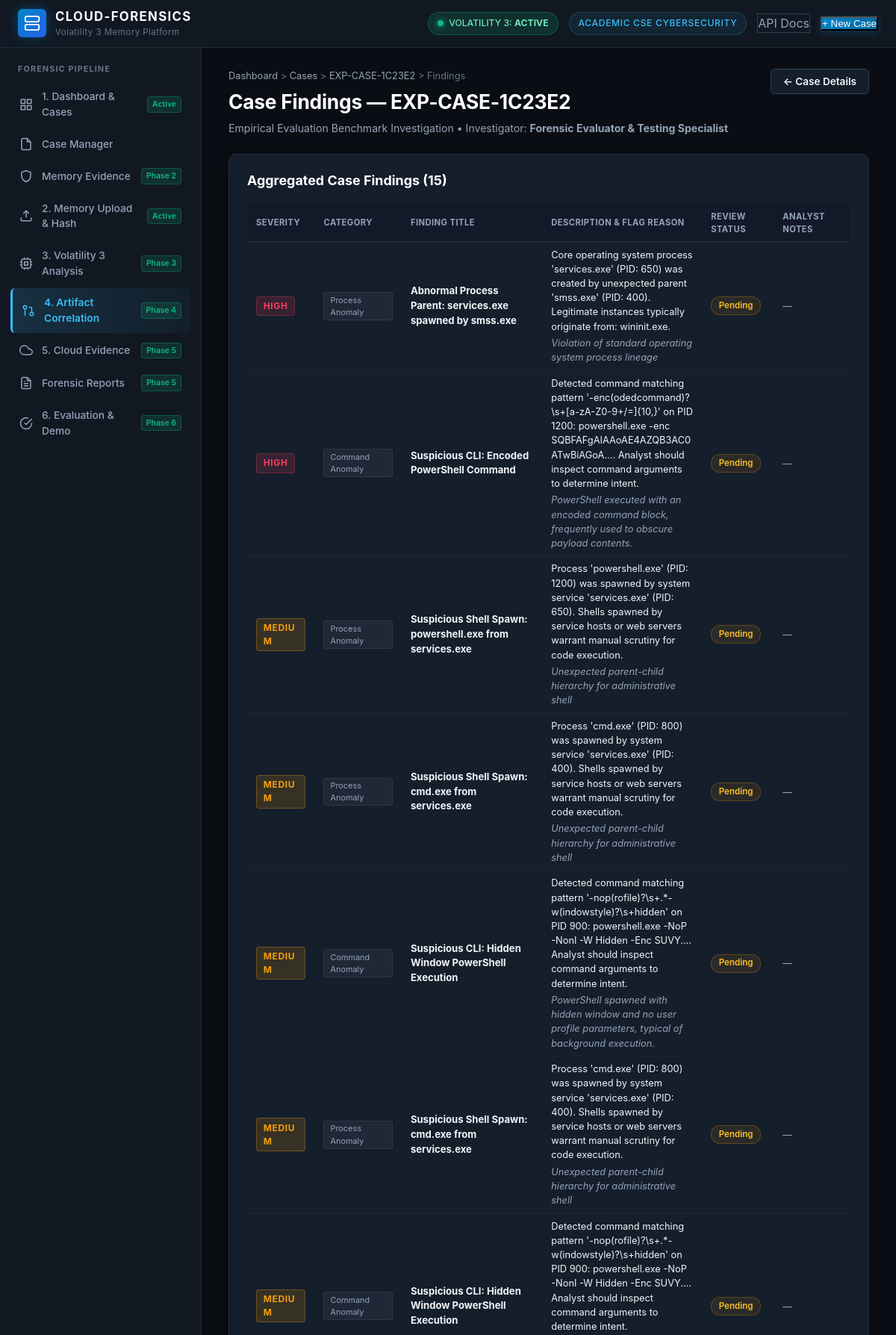
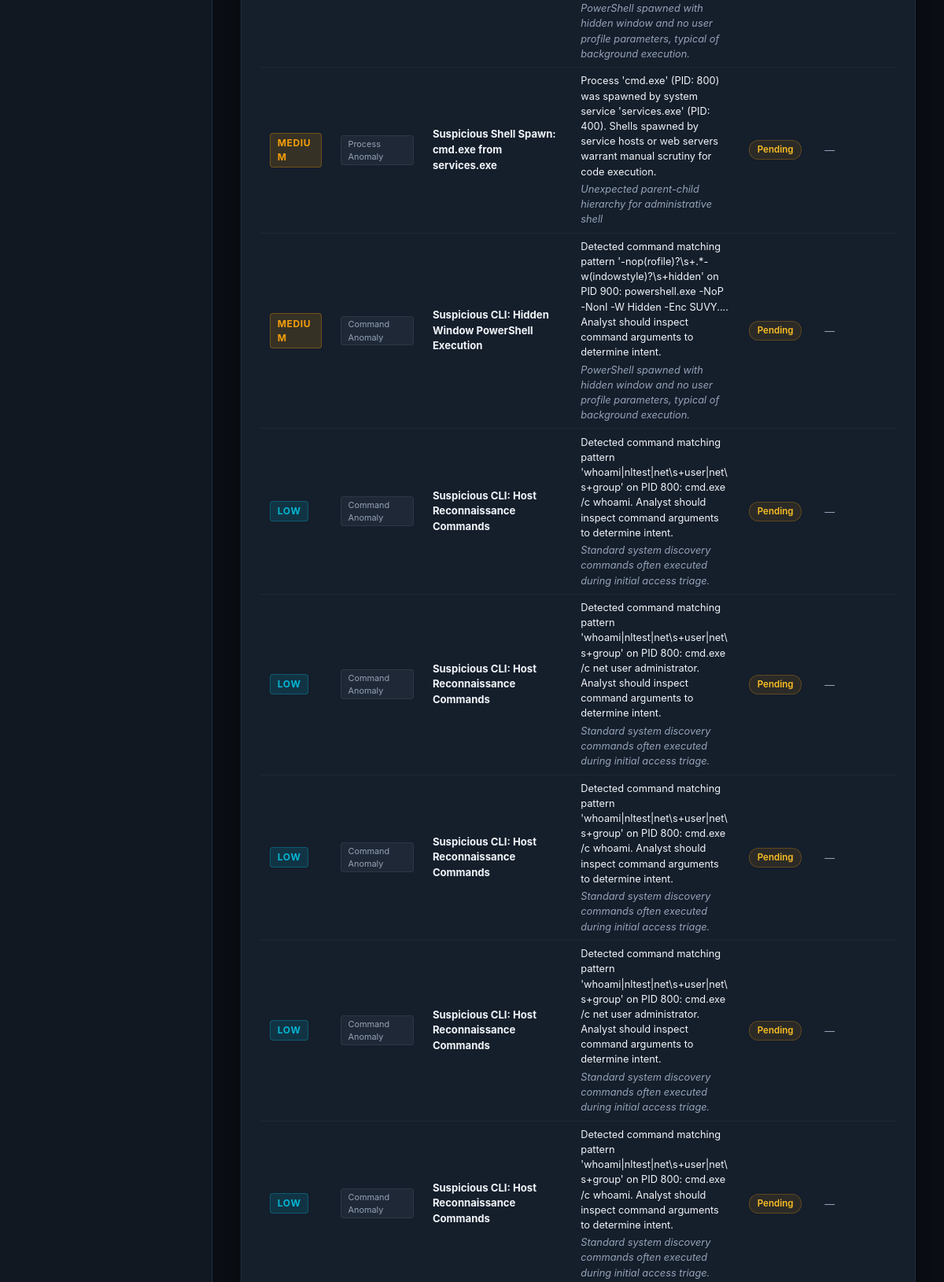
The app's page /correlation/case/89 (upper part) with its own data (2 pictures, top to bottom).
### tables this page shows
CREATE TABLE cases (
                id INTEGER PRIMARY KEY AUTOINCREMENT,
                case_number TEXT UNIQUE NOT NULL,
                title TEXT NOT NULL,
                description TEXT,
                investigator TEXT NOT NULL,
                environment_type TEXT NOT NULL DEFAULT 'IaaS (Virtual Machine)',
                status TEXT NOT NULL DEFAULT 'Open',
                priority TEXT NOT NULL DEFAULT 'Medium',
                created_at TEXT NOT NULL,
                updated_at TEXT NOT NULL
            );

CREATE TABLE findings (
                id INTEGER PRIMARY KEY AUTOINCREMENT,
                case_id INTEGER NOT NULL,
                evidence_id INTEGER,
                category TEXT NOT NULL,
                severity TEXT NOT NULL DEFAULT 'Medium',
                title TEXT NOT NULL,
                description TEXT NOT NULL,
                flag_reason TEXT NOT NULL,
                confidence TEXT NOT NULL DEFAULT 'Medium',
                related_artefacts TEXT,
                created_at TEXT NOT NULL, session_id INTEGER, source_plugin TEXT, review_status TEXT DEFAULT 'Pending', analyst_notes TEXT, reviewed_at TEXT, reviewed_by TEXT,
                FOREIGN KEY (case_id) REFERENCES cases(id) ON DELETE CASCADE,
                FOREIGN KEY (evidence_id) REFERENCES evidence(id) ON DELETE SET NULL
            );

### app/routers/correlation.py (the view)
@router.get("/correlation/case/{case_id}", response_class=HTMLResponse, tags=["Correlation UI"])
async def case_findings_page(request: Request, case_id: int):
    case = get_case_by_id(case_id)
    if not case:
        raise HTTPException(status_code=404, detail=f"Case {case_id} not found.")
    findings = get_findings_by_case(case_id)
    return templates.TemplateResponse(
        request=request,
        name="case_findings.html",
        context={
            "request": request,
            "title": f"Case Findings {case['case_number']} | {APP_TITLE}",
            "active_tab": "correlation",
            "case": case,
            "findings": findings,
        },
    )

### app/templates/case_findings.html (shortened to what this page needs)
{% extends "base.html" %}
{% block content %}
<link rel="stylesheet" href="/static/css/phase3.css">
<link rel="stylesheet" href="/static/css/phase4.css">
<div class="evidence-page">
  <div class="page-header">
    <div class="header-titles">
      <div class="breadcrumb">
        <a href="/">Dashboard</a> &gt;
        <a href="/cases">Cases</a> &gt;
        <a href="/cases/{{ case.id }}">{{ case.case_number }}</a> &gt;
        <span>Findings</span>
      </div>
      <h1 class="page-title">Case Findings &mdash; {{ case.case_number }}</h1>
      <p class="page-subtitle">{{ case.title }} &bull; Investigator: <strong>{{ case.investigator }}</strong></p>
    </div>
    <div class="header-actions">
      <a href="/cases/{{ case.id }}" class="btn btn-secondary" style="text-decoration:none;">&#8592; Case Details</a>
    </div>
  </div>
  <div class="section-card">
    <div class="section-header">
      <h2 class="section-title">Aggregated Case Findings ({{ findings|length }})</h2>
    </div>
    {% if findings %}
    <div style="overflow-x:auto;">
      <table class="parsed-table">
        <thead>
          <tr>
            <th>Severity</th>
            <th>Category</th>
            <th>Finding Title</th>
            <th>Description &amp; Flag Reason</th>
            <th>Review Status</th>
            <th>Analyst Notes</th>
          </tr>
        </thead>
        <tbody>
          {% for f in findings %}
          <tr>
            <td><span class="severity-badge {{ f.severity|lower }}">{{ f.severity }}</span></td>
            <td><span class="cat-badge">{{ f.category }}</span></td>
            <td><strong>{{ f.title }}</strong></td>
            <td style="font-size:0.8rem;max-width:320px;">
              <div>{{ f.description }}</div>
              <div style="color:var(--text-secondary);font-style:italic;margin-top:0.2rem;">{{ f.flag_reason }}</div>
            </td>
            <td><span class="review-badge {{ f.review_status|lower|replace(' ', '-') }}">{{ f.review_status }}</span></td>
            <td style="font-size:0.8rem;color:var(--text-secondary);">
              {{ f.analyst_notes or '—' }}
            </td>
          </tr>
          {% endfor %}
        </tbody>
      </table>
    </div>
    {% else %}
    <div class="empty-state" style="padding:2rem;text-align:center;color:var(--text-secondary);">
      No findings recorded for this case yet.
    </div>
    {% endif %}
  </div>
</div>
{% endblock %}

### app/static/css/style.css (style rules this page uses)
:root { --bg-primary: #0a0e14; --bg-surface: #111822; --bg-card: #151e2b; --bg-card-hover: #1b2636; --border-subtle: #212e3e; --border-strong: #2d3f54; --cyan: #38bdf8; --cyan-glow: rgba(56, 189, 248, 0.15); --blue: #2563eb; --emerald: #10b981; --emerald-glow: rgba(16, 185, 129, 0.15); --amber: #f59e0b; --amber-glow: rgba(245, 158, 11, 0.15); --rose: #ef4444; --rose-glow: rgba(239, 68, 68, 0.15); --purple: #a855f7; --text-primary: #f1f5f9; --text-secondary: #94a3b8; --text-muted: #64748b; --text-dark: #0f172a; --font-sans: -apple-system, BlinkMacSystemFont, "Segoe UI", Roboto, Helvetica, Arial, sans-serif; --font-mono: ui-monospace, SFMono-Regular, Menlo, Monaco, Consolas, "Liberation Mono", "Courier New", monospace; --radius-sm: 6px; --radius-md: 10px; --radius-lg: 14px; --shadow-card: 0 4px 20px rgba(0, 0, 0, 0.35); }
* { box-sizing: border-box; margin: 0; padding: 0; }
body.cyber-theme { background-color: var(--bg-primary); color: var(--text-primary); font-family: var(--font-sans); line-height: 1.5; min-height: 100vh; display: flex; flex-direction: column; }
a { color: var(--cyan); text-decoration: none; transition: color 0.15s ease; }
.page-header { display: flex; justify-content: space-between; align-items: flex-start; margin-bottom: 24px; flex-wrap: wrap; gap: 16px; }
.page-title { font-size: 1.65rem; font-weight: 700; color: #fff; letter-spacing: -0.01em; }
.page-subtitle { font-size: 0.88rem; color: var(--text-secondary); margin-top: 4px; }
.header-actions { display: flex; align-items: center; gap: 10px; }
.breadcrumb { font-size: 0.8rem; color: var(--text-muted); margin-bottom: 6px; }
.breadcrumb a { color: var(--text-secondary); }
.btn { display: inline-flex; align-items: center; gap: 8px; font-size: 0.85rem; font-weight: 600; padding: 8px 16px; border-radius: var(--radius-sm); border: none; cursor: pointer; transition: all 0.15s ease; text-decoration: none; line-height: 1.2; }
.btn-secondary { background-color: var(--bg-card); border: 1px solid var(--border-strong); color: var(--text-primary); }
.section-card { background-color: var(--bg-card); border: 1px solid var(--border-subtle); border-radius: var(--radius-md); padding: 22px 24px; margin-bottom: 24px; box-shadow: var(--shadow-card); }
.section-header { display: flex; justify-content: space-between; align-items: center; margin-bottom: 18px; flex-wrap: wrap; gap: 12px; }
.section-title { font-size: 1.12rem; font-weight: 700; color: #fff; }

### app/static/css/phase3.css (style rules this page uses)
.cat-badge { display: inline-block; font-size: .68rem; padding: .1rem .5rem; border-radius: 4px; background: rgba(148,163,184,.08); color: var(--text-secondary, #94a3b8); border: 1px solid rgba(148,163,184,.12); }
.parsed-table { width: 100%; border-collapse: collapse; font-size: .82rem; }
.parsed-table th { background: var(--surface-3, #131929); color: var(--text-secondary, #94a3b8); font-size: .7rem; text-transform: uppercase; letter-spacing: .04em; padding: .5rem .75rem; text-align: left; border-bottom: 1px solid var(--border-color, #2a3045); }
.parsed-table td { padding: .45rem .75rem; border-bottom: 1px solid rgba(42,48,69,.5); color: var(--text-primary, #e2e8f0); word-break: break-word; max-width: 300px; }

### app/static/css/phase4.css (style rules this page uses)
.severity-badge { display: inline-block; padding: 0.2rem 0.55rem; border-radius: 4px; font-size: 0.75rem; font-weight: 700; text-transform: uppercase; letter-spacing: 0.05em; }
.severity-badge.high { background: rgba(244, 63, 94, 0.15); color: #f43f5e; border: 1px solid rgba(244, 63, 94, 0.3); }
.severity-badge.medium { background: rgba(245, 158, 11, 0.15); color: #f59e0b; border: 1px solid rgba(245, 158, 11, 0.3); }
.severity-badge.low { background: rgba(6, 182, 212, 0.15); color: #06b6d4; border: 1px solid rgba(6, 182, 212, 0.3); }
.review-badge { display: inline-block; padding: 0.18rem 0.6rem; border-radius: 12px; font-size: 0.72rem; font-weight: 600; }
.review-badge.pending { background: rgba(245, 158, 11, 0.1); color: #fbbf24; border: 1px solid rgba(245, 158, 11, 0.25); }

### records on screen
cases: case_number "EXP-CASE-1C23E2", title "Empirical Evaluation Benchmark Investigation", investigator "Forensic Evaluator & Testing Specialist"
findings: severity "HIGH", category "Process Anomaly", title "Abnormal Process Parent: services.exe spawned by smss.exe", description "Core operating system process 'services.exe' (PID: 650) was created by unexpected parent 'smss.exe' (PID: 400). Legitimate instances typically originate from: wininit.exe.", flag_reason "Violation of standard operating system process lineage", review_status "Pending", analyst_notes "—"
findings: severity "HIGH", category "Command Anomaly", title "Suspicious CLI: Encoded PowerShell Command", description "Detected command matching pattern '-enc(odedcommand)?\\s+[a-zA-Z0-9+/=]{10,}' on PID 1200: powershell.exe -enc SQBFAFgAIAAoAE4AZQB3AC0ATwBiAGoA.... Analyst should inspect command arguments to determine intent.", flag_reason "PowerShell executed with an encoded command block, frequently used to obscure payload contents.", review_status "Pending", analyst_notes "—"
findings: severity "MEDIUM", category "Process Anomaly", title "Suspicious Shell Spawn: powershell.exe from services.exe", description "Process 'powershell.exe' (PID: 1200) was spawned by system service 'services.exe' (PID: 650). Shells spawned by service hosts or web servers warrant manual scrutiny for code execution.", flag_reason "Unexpected parent-child hierarchy for administrative shell", review_status "Pending", analyst_notes "—"
findings: severity "MEDIUM", category "Process Anomaly", title "Suspicious Shell Spawn: cmd.exe from services.exe", description "Process 'cmd.exe' (PID: 800) was spawned by system service 'services.exe' (PID: 400). Shells spawned by service hosts or web servers warrant manual scrutiny for code execution.", flag_reason "Unexpected parent-child hierarchy for administrative shell", review_status "Pending", analyst_notes "—"
findings: severity "MEDIUM", category "Command Anomaly", title "Suspicious CLI: Hidden Window PowerShell Execution", description "Detected command matching pattern '-nop(rofile)?\\s+.*-w(indowstyle)?\\s+hidden' on PID 900: powershell.exe -NoP -NonI -W Hidden -Enc SUVY.... Analyst should inspect command arguments to determine intent.", flag_reason "PowerShell spawned with hidden window and no user profile parameters, typical of background execution.", review_status "Pending", analyst_notes "—"
findings: severity "MEDIUM", category "Process Anomaly", title "Suspicious Shell Spawn: cmd.exe from services.exe", description "Process 'cmd.exe' (PID: 800) was spawned by system service 'services.exe' (PID: 400). Shells spawned by service hosts or web servers warrant manual scrutiny for code execution.", flag_reason "Unexpected parent-child hierarchy for administrative shell", review_status "Pending", analyst_notes "—"
findings: severity "MEDIUM", category "Command Anomaly", title "Suspicious CLI: Hidden Window PowerShell Execution", description "Detected command matching pattern '-nop(rofile)?\\s+.*-w(indowstyle)?\\s+hidden' on PID 900: powershell.exe -NoP -NonI -W Hidden -Enc SUVY.... Analyst should inspect command arguments to determine intent.", flag_reason "PowerShell spawned with hidden window and no user profile parameters, typical of background execution.", review_status "Pending", analyst_notes "—"
findings: severity "MEDIUM", category "Process Anomaly", title "Suspicious Shell Spawn: cmd.exe from services.exe", description "Process 'cmd.exe' (PID: 800) was spawned by system service 'services.exe' (PID: 400). Shells spawned by service hosts or web servers warrant manual scrutiny for code execution.", flag_reason "Unexpected parent-child hierarchy for administrative shell", review_status "Pending", analyst_notes "—"
findings: severity "MEDIUM", category "Command Anomaly", title "Suspicious CLI: Hidden Window PowerShell Execution", description "Detected command matching pattern '-nop(rofile)?\\s+.*-w(indowstyle)?\\s+hidden' on PID 900: powershell.exe -NoP -NonI -W Hidden -Enc SUVY.... Analyst should inspect command arguments to determine intent.", flag_reason "PowerShell spawned with hidden window and no user profile parameters, typical of background execution.", review_status "Pending", analyst_notes "—"
findings: severity "LOW", category "Command Anomaly", title "Suspicious CLI: Host Reconnaissance Commands", description "Detected command matching pattern 'whoami|nltest|net\\s+user|net\\s+group' on PID 800: cmd.exe /c whoami. Analyst should inspect command arguments to determine intent.", flag_reason "Standard system discovery commands often executed during initial access triage.", review_status "Pending", analyst_notes "—"
findings: severity "LOW", category "Command Anomaly", title "Suspicious CLI: Host Reconnaissance Commands", description "Detected command matching pattern 'whoami|nltest|net\\s+user|net\\s+group' on PID 800: cmd.exe /c net user administrator. Analyst should inspect command arguments to determine intent.", flag_reason "Standard system discovery commands often executed during initial access triage.", review_status "Pending", analyst_notes "—"
findings: severity "LOW", category "Command Anomaly", title "Suspicious CLI: Host Reconnaissance Commands", description "Detected command matching pattern 'whoami|nltest|net\\s+user|net\\s+group' on PID 800: cmd.exe /c whoami. Analyst should inspect command arguments to determine intent.", flag_reason "Standard system discovery commands often executed during initial access triage.", review_status "Pending", analyst_notes "—"
findings: severity "LOW", category "Command Anomaly", title "Suspicious CLI: Host Reconnaissance Commands", description "Detected command matching pattern 'whoami|nltest|net\\s+user|net\\s+group' on PID 800: cmd.exe /c net user administrator. Analyst should inspect command arguments to determine intent.", flag_reason "Standard system discovery commands often executed during initial access triage.", review_status "Pending", analyst_notes "—"
findings: severity "LOW", category "Command Anomaly", title "Suspicious CLI: Host Reconnaissance Commands", description "Detected command matching pattern 'whoami|nltest|net\\s+user|net\\s+group' on PID 800: cmd.exe /c whoami. Analyst should inspect command arguments to determine intent.", flag_reason "Standard system discovery commands often executed during initial access triage.", review_status "Pending", analyst_notes "—"

### other values on screen
{{ findings|length }} "15"
